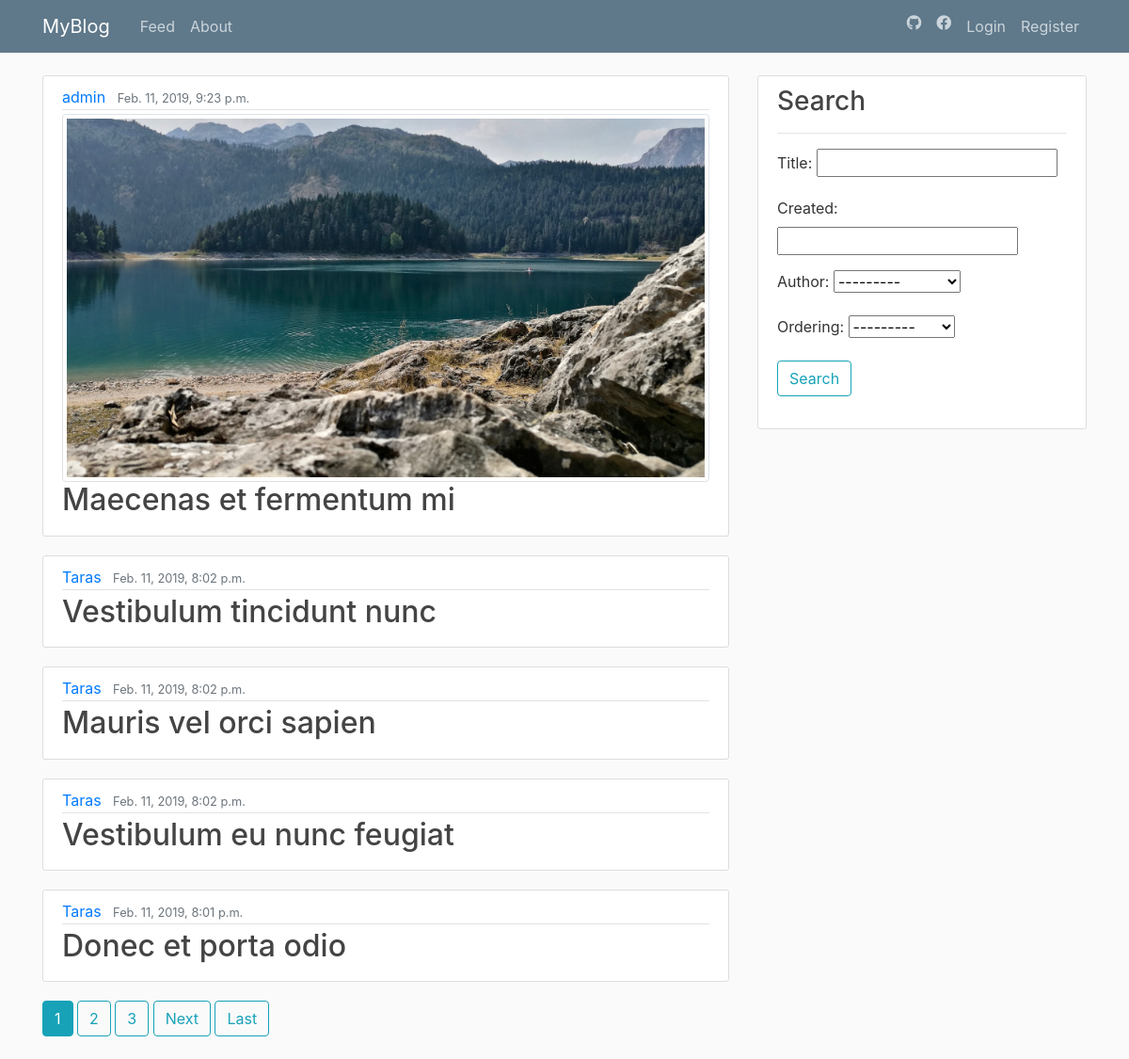
The page / on the database its author committed.
### blog/models.py (models this page shows, shortened)
class Post(models.Model):
    title = models.CharField(max_length=50)
    body = models.TextField()
    img = models.ImageField(null=True, blank=True, verbose_name='image')
    created = models.DateTimeField(editable=False)
    modified = models.DateTimeField()
    slug = models.SlugField(unique=True, editable=False)
    author = models.ForeignKey(
        User,
        on_delete=models.CASCADE,
        editable=False,
    )
    class Meta():
        ordering = ['-created']

### blog/views.py (the view)
# urls.py: path('', views.PostListView.as_view(), name='feed'),
class PostListView(FilterView):
    model = models.Post
    template_name = 'blog/index.html'
    filterset_class = PostFilter
    paginate_by = 5

### blog/templates/blog/index.html (shortened to what this page needs)
{% extends 'blog/base.html' %}
{% block content %}
    {% for post in object_list %}
        <article class="media content-section">
          <div class="media-body">
            <div class="article-metadata">
              <a class="mr-2" href="{% url 'user-posts' post.author.username %}">{{ post.author }}</a>
              <small class="text-muted">{{ post.created }}</small>
            </div>
            {% if post.img %}
                <img class="img-thumbnail" src="{{ post.img.url }}">
            {% endif %}
            <h2><a class="article-title" href="{% url 'post-detail' post.slug%}">{{ post.title }}</a></h2>
          </div>
        </article>
    {% endfor %}
    {% if is_paginated %}
        {% for num in page_obj.paginator.page_range %}
            {% if page_obj.number == num %}
                <a class="btn btn-info mb-4" href="?page={{ num }}">{{ num }}</a>
            {% elif num > page_obj.number|add:'-3' and num < page_obj.number|add:'3' %}
                <a class="btn btn-outline-info mb-4" href="?page={{ num }}">{{ num }}</a>
            {% endif %}
        {% endfor %}
        {% if page_obj.has_next %}
            <a class="btn btn-outline-info mb-4" href="?page={{ page_obj.next_page_number }}">Next</a>
            <a class="btn btn-outline-info mb-4" href="?page={{ page_obj.paginator.num_pages }}">Last</a>
        {% endif %}
    {% endif %}
{% endblock content %}

### blog/static/blog/main.css (style rules this page uses)
body { background: #fafafa; color: #333333; margin-top: 5rem; }
h1, h2, h3, h4, h5, h6 { color: #444444; }
.content-section { background: #ffffff; padding: 10px 20px; border: 1px solid #dddddd; border-radius: 3px; margin-bottom: 20px; }
.article-title { color: #444444; }
.article-metadata { padding-bottom: 1px; margin-bottom: 4px; border-bottom: 1px solid #e3e3e3 }

### rows shown on the page
Post: author "admin", created "Feb. 11, 2019, 9:23 p.m.", img (picture), title "Maecenas et fermentum mi"
Post: author "Taras", created "Feb. 11, 2019, 8:02 p.m.", title "Vestibulum tincidunt nunc"
Post: author "Taras", created "Feb. 11, 2019, 8:02 p.m.", title "Mauris vel orci sapien"
Post: author "Taras", created "Feb. 11, 2019, 8:02 p.m.", title "Vestibulum eu nunc feugiat"
Post: author "Taras", created "Feb. 11, 2019, 8:01 p.m.", title "Donec et porta odio"

### other values the page prints
{{ num }} "1"
{{ num }} "2" "3"
